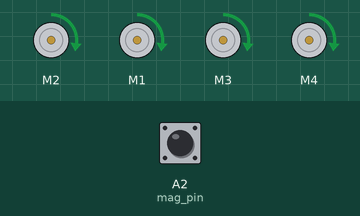
Recording of a sketch running on a simulated Arduino Uno, built with avr-gcc and run on an emulated ATmega328P. Shown: 4 × DC motor (green arrow = forward, orange = backward, longer = faster). Inputs (shaded band) come from the test bench; at power-on: A2 (mag_pin) HIGH. What the sketch prints to the serial monitor is not drawn.

Above: at 0.1 s.
Timing chart, 0 to 1.6 s (numbered marks = the images above):
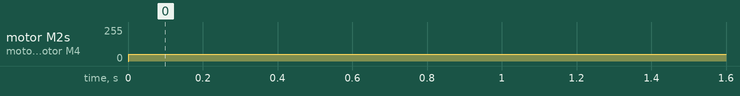

Measured:
- by itself, motor M2, motor M1, motor M3, motor M4: stopped → forward 50/255 at 0.00 s

The sketch:

Encoder_PID.ino
```cpp
#include <AFMotor.h>

#define mag_pin A2

//Motors
AF_DCMotor FL(2);
AF_DCMotor FR(1);
AF_DCMotor BL(3);
AF_DCMotor BR(4);

//Encoder
const int numReadings = 10;

float readings[numReadings];
float average = 0;
float total = 0;
int readingIndex = 0;

bool curState = 0;
bool prevState = 0;

float timeDiff = 0;
float lastSwitchTime = 0;

float revPerSec = 0;

float timeoutThresh = 300;

// PID
unsigned long currentTime;
double elapsedTime;
unsigned long previousTime;

float error;
float setPoint = 1.0;
float cumError;

float rateError;
float lastError;

float kp = 12;
float ki = 0.007;
float kd = .02;

float output;

void setup() {
  pinMode(mag_pin, INPUT);
  digitalWrite(mag_pin, HIGH);

  prevState =  digitalRead(mag_pin);
  lastSwitchTime = millis();

  FL.setSpeed(200);
  FR.setSpeed(200);
  BL.setSpeed(200);
  BR.setSpeed(200);

  FL.run(RELEASE);
  FR.run(RELEASE);
  BL.run(RELEASE);
  BR.run(RELEASE);

  currentTime = millis();
  previousTime = currentTime;

  Serial.begin(115200);
}

// Turn right motor forword
void rightF() {
  FR.run(FORWARD);
  BR.run(FORWARD);
}

// Turn left motor forword
void leftF() {
  FL.run(FORWARD);
  BL.run(FORWARD);
}

// Turn right motor backword
void rightB() {
  FR.run(BACKWARD);
  BR.run(BACKWARD);
}

// Turn left motor backword
void leftB() {
  FL.run(BACKWARD);
  BL.run(BACKWARD);
}

void stopAll(){
  FL.run(RELEASE);
  FR.run(RELEASE);
  BL.run(RELEASE);
  BR.run(RELEASE);
}

void loop() {
  curState =  digitalRead(mag_pin);

  if (prevState != curState){
    timeDiff = ((float)millis()) - lastSwitchTime;
    lastSwitchTime = (float)millis();
    revPerSec = (1.0/8.0) / (timeDiff / 1000.0);
    readings[readingIndex] = revPerSec;
    total = 0;
    for(int i = 0; i < numReadings; i++){
      total = total + readings[i];
    }
    average = total / numReadings;
    readingIndex++;
    if(readingIndex >= numReadings) readingIndex = 0;
  }

  else if(((float)millis()) - lastSwitchTime > timeoutThresh){
    for(int i = 0; i < numReadings; i++){
      readings[i] = 0.0;
      average = 0.0;
      total = 0.0;
    }
  }

    rightF();
    leftF();

    String information;

    //PID
    currentTime = millis();
    elapsedTime = (currentTime - previousTime);

    error = setPoint - average;
    cumError += error * elapsedTime;

    rateError = (error - lastError) / elapsedTime;

    output = (kp * error) + (ki * cumError)+ (kd * rateError);

    lastError = error;
    previousTime = currentTime;

    double pidControl = output + 50;
    pidControl = constrain(pidControl, 0, 255);
    //End PID

    information += String(error) + " ";
    information += String(kp * error) + " " ;
    information += String(ki * cumError) + " ";
    information += String(kd * rateError) + " ";
    information += String(pidControl) + " ";
    information += String(average);

    float testNum = 50;

    //FR.setSpeed(pidControl);
    //FL.setSpeed(pidControl);
    //BR.setSpeed(pidControl);
    //BL.setSpeed(pidControl);

    FR.setSpeed(testNum);
    FL.setSpeed(testNum);
    BR.setSpeed(testNum);
    BL.setSpeed(testNum);

  //Serial.println(average);
  Serial.println(information);
  information = "";

  prevState = curState;
}
```
